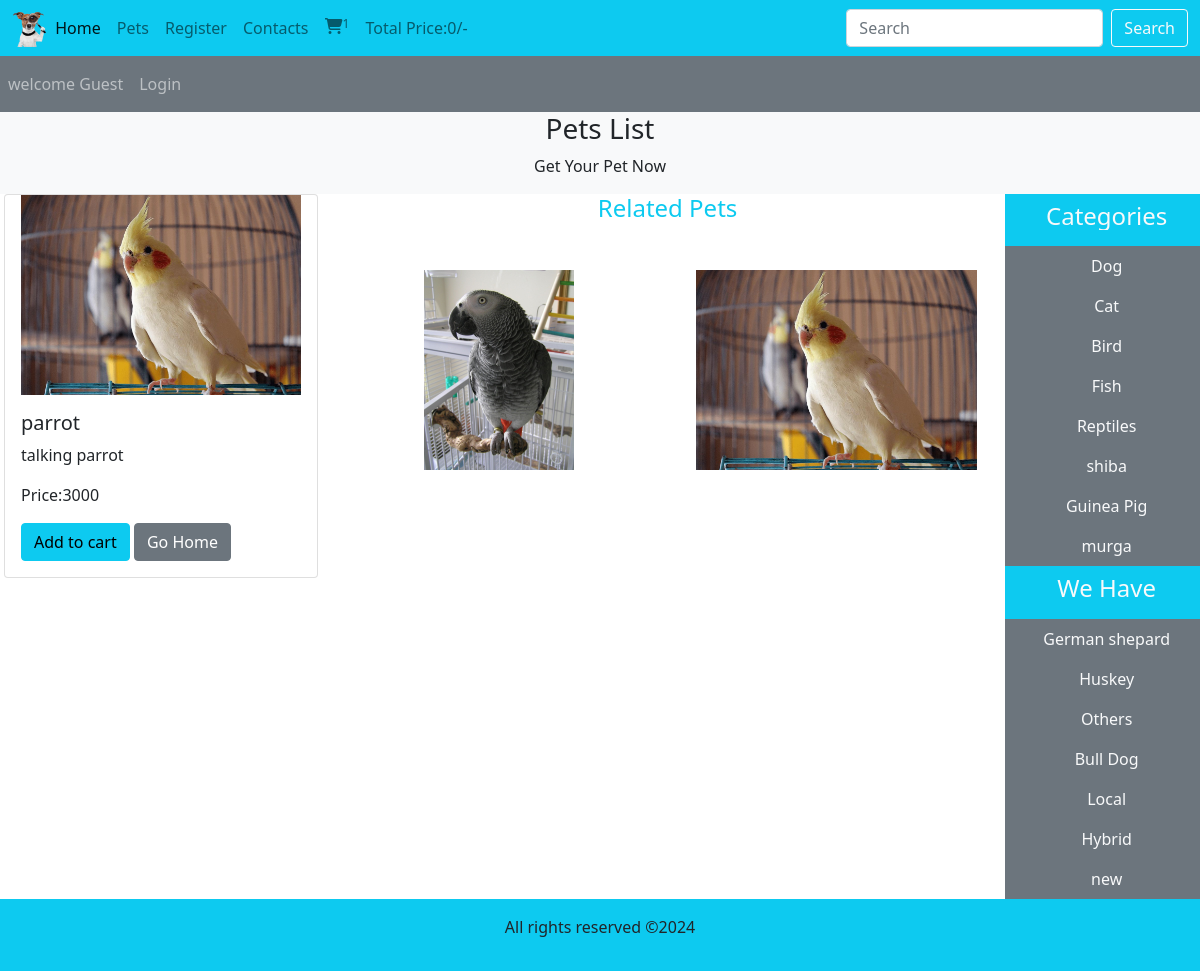
The page /pet_details.php?pet_id=3 on the database its author committed.
### tables this page shows
CREATE TABLE `pets` (
  `pet_id` int(11) NOT NULL,
  `pet_title` varchar(100) NOT NULL,
  `pet_description` varchar(255) NOT NULL,
  `pet_keywords` varchar(255) NOT NULL,
  `category_id` int(11) NOT NULL,
  `breed_id` int(11) NOT NULL,
  `pet_image1` varchar(255) NOT NULL,
  `pet_image2` varchar(255) NOT NULL,
  `pet_image3` varchar(255) NOT NULL,
  `pet_price` varchar(100) NOT NULL,
  `date` timestamp NOT NULL DEFAULT current_timestamp() ON UPDATE current_timestamp(),
  `status` varchar(100) NOT NULL
);

CREATE TABLE `categories` (
  `category_id` int(11) NOT NULL,
  `category_title` varchar(100) NOT NULL
);

CREATE TABLE `breeds` (
  `breed_id` int(11) NOT NULL,
  `breed_title` varchar(100) NOT NULL
);

### pet_details.php (the view, shortened to what this page needs)
<?php
include('./includes/connect.php');
include('./functions/common_function.php');
?>
<!DOCTYPE html>
<html lang="en">
<head>
    <link href="https://cdn.jsdelivr.net/npm/bootstrap@5.0.2/dist/css/bootstrap.min.css" rel="stylesheet">
    <link rel="stylesheet" href="https://cdnjs.cloudflare.com/ajax/libs/font-awesome/6.5.2/css/all.min.css" />
<link rel="stylesheet" href="style.css">
</head>
<body>
  <div class="container-fluid p-0">
    <nav class="navbar navbar-expand-lg navbar-light bg-info">
  <div class="container-fluid">
    <img src="./images/real.png" alt="" class="logo">
    <div class="collapse navbar-collapse" id="navbarSupportedContent">
      <ul class="navbar-nav me-auto mb-2 mb-lg-0">
        <li class="nav-item">
          <a class="nav-link active" aria-current="page" href="index.php">Home</a>
        </li>
        <li class="nav-item">
          <a class="nav-link" href="display_all.php">Pets</a>
        </li>
        <li class="nav-item">
          <a class="nav-link" href="#">Register</a>
        </li>
        <li class="nav-item">
          <a class="nav-link" href="#">Contacts</a>
        </li>
        <li class="nav-item">
          <a class="nav-link" href="#"><i class="fa fa-shopping-cart" aria-hidden="true"></i><sup>1</sup></a>
        </li>
        <li class="nav-item">
          <a class="nav-link" href="#">Total Price:<?php total_cart_price(); ?>/-</a>
        </li>
      </ul>
      <form class="d-flex" action="search_pet.php" method="get">
        <input class="form-control me-2" type="search" placeholder="Search" aria-label="Search" name="search_data">
       <input type="submit" value="Search" class="btn btn-outline-light" name="search_data_pet">
      </form>
    </div>
  </div>
</nav>
<nav class="navbar navbar-expand-lg navbar-dark bg-secondary">
<ul class="navbar-nav me-auto">
  <?php
if(!isset($_SESSION['username'])){
      echo"<li class='nav-item'>
      <a class='nav-link' href='#'>welcome Guest</a>
    </li>";
    }else{
      echo"<li class='nav-item'>
      <a class='nav-link' href=''>Welcome ".$_SESSION['username']."</a>
    </li>";
  }
        if(!isset($_SESSION['username'])){
        echo" <li class='nav-item'>
        <a class='nav-link' href='./users_area/user_login.php'>Login</a>
      </li>";
      }else{
        echo"<li class='nav-item'>
        <a class='nav-link' href='./users_area/user_logout.php'>Logout</a>
      </li>";
    }
    ?>
</ul>
</nav>
<div class="bg-light">
    <h3 class="text-center">Pets List</h3>
    <p class="text-center">Get Your Pet Now</p>
</div>
<div class="row px-1">
  <div class="col-md-10">
<div class="row">
<?php
view_detais();
?>
</div>
</div>
  <div class="col-md-2 bg-secondary p-0">
     <ul class="navbar-nav me-auto text-center">
      <li class="nav-pet bg-info">
      <a href="#" class="nav-link text-light"><h4>Categories</h4></a>
      </li>
  <?php
$select_categories="select * from `categories`";
$result_categories=mysqli_query($con,$select_categories);
while($row_data=mysqli_fetch_assoc($result_categories)){
  $category_title=$row_data['category_title'];
  $category_id=$row_data['category_id'];
  echo"
  <li class='nav-pet ''>
    <a href='index.php?category=$category_id' class='nav-link text-light'> $category_title</a>
  </li>";
}
?>
     </ul>
     <ul class="navbar-nav me-auto text-center">
      <li class="nav-pet bg-info">
      <a href="#" class="nav-link text-light"><h4>We Have</h4></a>
      </li>
  <?php
getbreeds();
?>
     </ul>
  </div>
</div>
<?php
include("./includes/footer.php")
?>
</div>
</body>
</html>

### functions/common_function.php (shortened to what this page needs)
<?php
function getbreeds(){
  global $con;
$select_breeds="select * from `breeds`";
$result_breeds=mysqli_query($con,$select_breeds);
while($row_data=mysqli_fetch_assoc($result_breeds)){
  $breed_title=$row_data['breed_title'];
  $breed_id=$row_data['breed_id'];
  echo"
  <li class='nav-pet ''>
    <a href='index.php?breed=$breed_id' class='nav-link text-light'> $breed_title</a>
  </li>";
}
}
function view_detais(){
  global $con;
  if(isset($_GET['pet_id'])){
  if(!isset($_GET['category'])){
    if(!isset($_GET['breed'])){
      $pet_id=$_GET['pet_id'];
      $select_query="select * from `pets` where pet_id=$pet_id";
  $result_query=mysqli_query($con,$select_query);
  while($row=mysqli_fetch_assoc($result_query)){
    $pet_id=$row['pet_id'];
    $pet_title=$row['pet_title'];
    $pet_description=$row['pet_description'];
    $pet_image1=$row['pet_image1'];
    $pet_image2=$row['pet_image2'];
    $pet_image3=$row['pet_image3'];
    $pet_price=$row['pet_price'];
    echo "<div class='col-md-4 mb-2'>
    <div class='card'>
                    <img src='./admin_area/pet_images/$pet_image1' class='card-img-top' alt='$pet_title'>
                    <div class='card-body'>
                      <h5 class='card-title'> $pet_title</h5>
                      <p class='card-text'> $pet_description</p>
                      <p class='card-text'>Price:$pet_price</p>
                      <a href='index.php?add_to_cart=$pet_id' class='btn btn-info'>Add to cart</a>
                      <a href='index.php' class='btn btn-secondary'>Go Home</a>
                    </div>
    </div>
    </div>
<div class='col-md-8'>
<div class='row'>
    <div class='col-mid-12'>
        <h4 class='text-center text-info mb-5'>Related Pets</h4>
    </div>
<div class='col-md-6'>
<img src='./admin_area/pet_images/$pet_image2' class='card-img-top' alt='$pet_title'>
</div>
<div class='col-md-6'>
<img src='./admin_area/pet_images/$pet_image3' class='card-img-top' alt='$pet_title'>
</div>
</div>
</div>";
  }
  }
  }
}
}
  function total_cart_price(){
    $total_price=0;
  echo $total_price;
  }
?>

### style.css (style rules this page uses)
* { margin:0; padding:0; box-sizing:border-box; overflow-x:hidden; }
.logo { width:3%; height:3%; }
.card-img-top { width:100%; height:200px; object-fit:contain; }

### rows shown on the page
pets: pet_image1+pet_title (picture), pet_title "parrot", pet_description "talking parrot", pet_price "3000", pet_image2+pet_title (picture), pet_image3+pet_title (picture)
categories: category_title "Dog"
categories: category_title "Cat"
categories: category_title "Bird"
categories: category_title "Fish"
categories: category_title "Reptiles"
categories: category_title "shiba"
categories: category_title "Guinea Pig"
categories: category_title "murga"
breeds: breed_title "German shepard"
breeds: breed_title "Huskey"
breeds: breed_title "Others"
breeds: breed_title "Bull Dog"
breeds: breed_title "Local"
breeds: breed_title "Hybrid"
breeds: breed_title "new"

### other values the page prints
$total_price "0"
